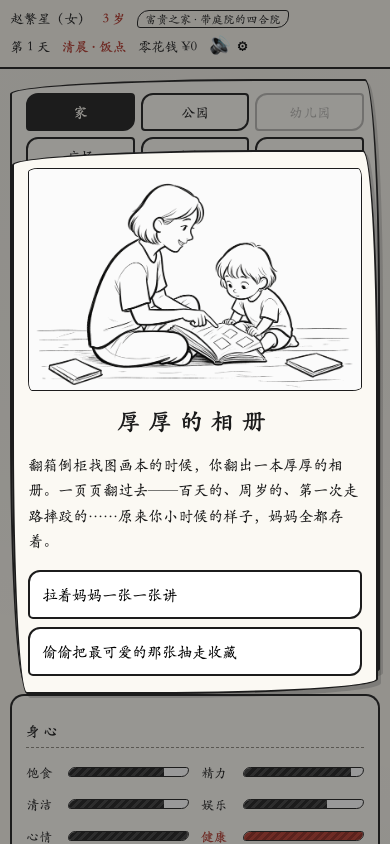
#> input picture _dev/shots/cg-shot-cg-album.png, 390 x 844 px; its folder holds 2 pictures in this run
$ python actor-retouch.py ../shots
#> lines starting #> are read from the running program, lines starting #| are printed output that depends on the picture; after the words box and inside, x2 and y2 are one past the last pixel; in counts of white or black regions, pixels touching at a corner belong together
#!/usr/bin/env python3
"""立绘修饰（对 sprites/ 成品统一后处理）：
1) 头发透明：头部区（内容顶部 35%）加大闭运算封口后填纸色——走路后半段发型轮廓缺口大，15x15 封不住
2) 嘴部浅线：darkness > 4 的线像素统一提到 >=145（墨色 floor），颜色不再不统一
3) 弱 alpha 线（weak/sick 的嘴与颤抖线）：alpha 提升 (a-10)*1.5
直接改 sprites/（git 已存档，可回退）"""
import os
import sys
import numpy as np
from PIL import Image
from scipy import ndimage

SRC = sys.argv[1] if len(sys.argv) > 1 else 'assets/actor/sprites'
PAPER = np.array([251, 249, 243], dtype=float)
INK = np.array([28, 28, 28], dtype=float)
PAPER_LUM = PAPER.mean()
DARK_FLOOR = 145.0   # 可见线的最低深度
HEAD_RATIO = 0.35    # 内容顶部 35% 视为头部区

for n in sorted(os.listdir(SRC)):
    if not n.endswith('.png'):
        continue
    p = os.path.join(SRC, n)
    a = np.asarray(Image.open(p).convert('RGBA')).astype(float)
    alpha = a[..., 3]
#> alpha: shape (844, 390) float64; every value is 255
    ys, xs = (alpha > 20).nonzero()
    t, b = ys.min(), ys.max()
#> t = 0; b = 843
    head_bottom = t + int((b - t) * HEAD_RATIO)
#> head_bottom = 295

    # --- 1) 头部区填纸色 ---
    zone = np.zeros(alpha.shape, dtype=bool)
    zone[t:head_bottom] = alpha[t:head_bottom] > 128
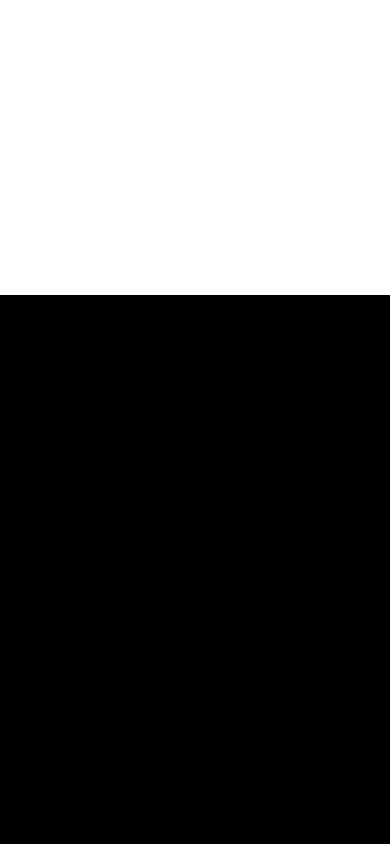
#> zone: shape (844, 390) bool; 35% white; 1 white region, box (x1, y1, x2, y2) and area: (0, 0, 390, 295) 115050
    closed = ndimage.binary_closing(zone, structure=np.ones((35, 35)))
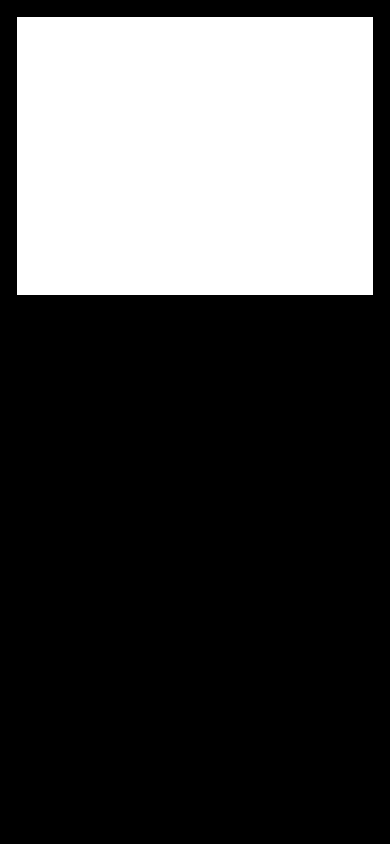
#> closed: shape (844, 390) bool; 30.1% white; 1 white region, box (x1, y1, x2, y2) and area: (17, 17, 373, 295) 98968
    filled = ndimage.binary_fill_holes(closed)
    add = filled & (alpha < 128)
#> add: shape (844, 390) bool; every value is 0
    added = int(add.sum())
#> added = 0
    alpha = np.where(filled, 255, alpha)
    for c in range(3):
        a[..., c] = np.where(add, PAPER[c], a[..., c])

    # --- 2)+3) 线深度 floor + 弱 alpha 提升 ---
    lum = a[..., :3].mean(2)
    d = PAPER_LUM - lum
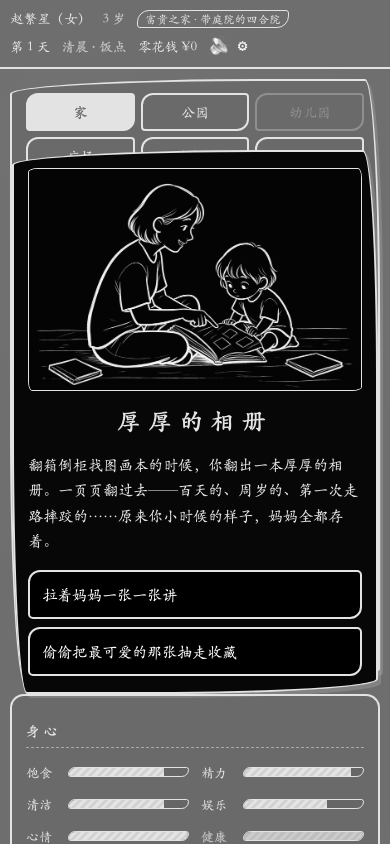
#> d: shape (844, 390) float64; min -7.33, max 247.7, mean 57.6; drawn with min black and max white
    lineish = (alpha > 15) & (d > 4)
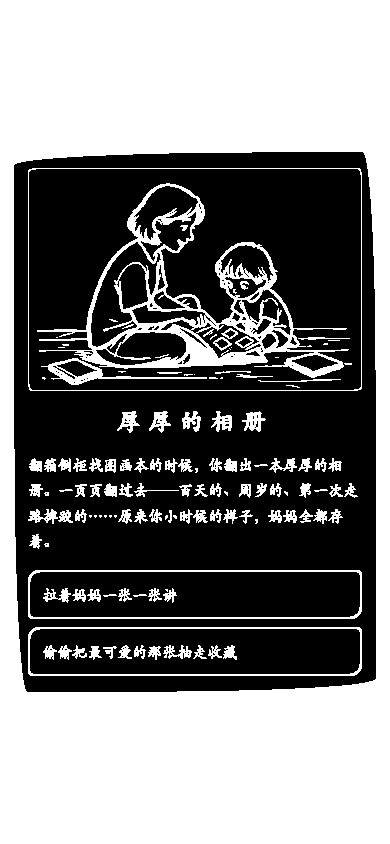
#> lineish: shape (844, 390) bool; 49.1% white; 132 white regions (37 under 20 px), largest, box (x1, y1, x2, y2) and area: (0, 0, 390, 844) 136828, (37, 183, 349, 378) 10385, (28, 570, 362, 619) 1537
    d_new = np.where(lineish, np.maximum(d, DARK_FLOOR), d)
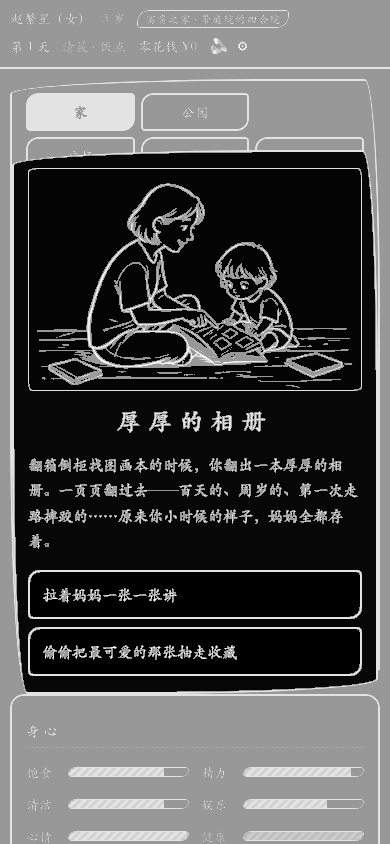
#> d_new: shape (844, 390) float64; min -7.33, max 247.7, mean 76.3; drawn with min black and max white
    ratio = np.clip(d_new, 0, 249) / 249.0
    for c in range(3):
        a[..., c] = np.where(alpha > 15, PAPER[c] * (1 - ratio) + INK[c] * ratio, a[..., c])
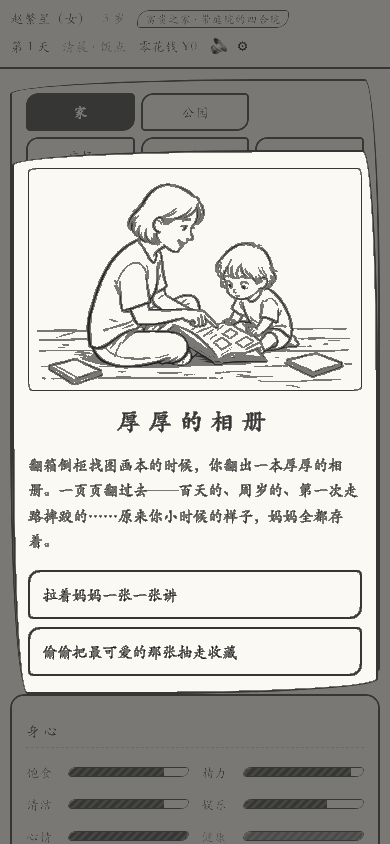
#> a: shape (844, 390, 4) float64; mean R, G, B, A 181.6, 180.2, 176.1, 255
    alpha = np.clip((alpha - 10) * 1.5, 0, 255)
    alpha[alpha < 15] = 0

    a[..., 3] = alpha
    Image.fromarray(a.astype(np.uint8), 'RGBA').save(p)
    print(n, 'head filled px:', added)
#| cg-shot-cg-album.png head filled px: 0
#> pass 2 of the loop `for n in sorted(os.listdir(SRC)):`:
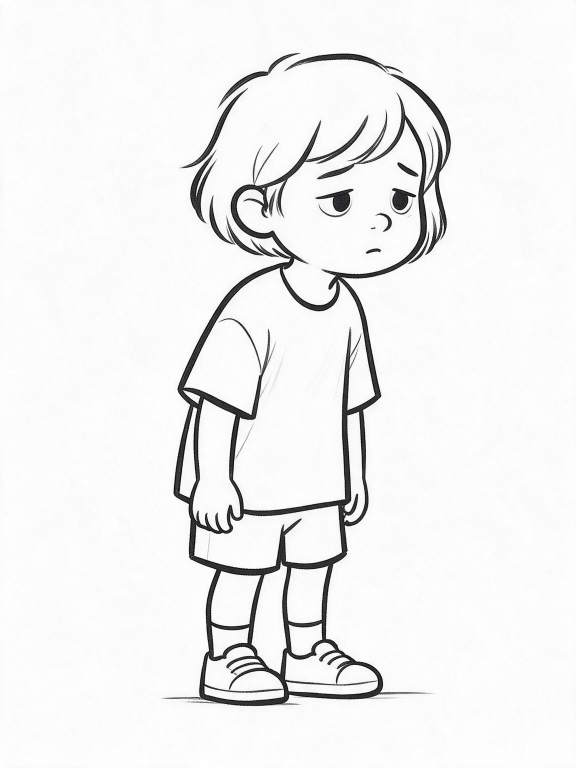
#> input picture _dev/shots/portrait-sad-src.png, 1728 x 2304 px (shown at 1/3 size)
#> alpha: shape (2304, 1728) float64; every value is 255
#> b = 2303
#> head_bottom = 806
#> `zone[t:head_bottom] = alpha[t:head_bottom] > 128`:
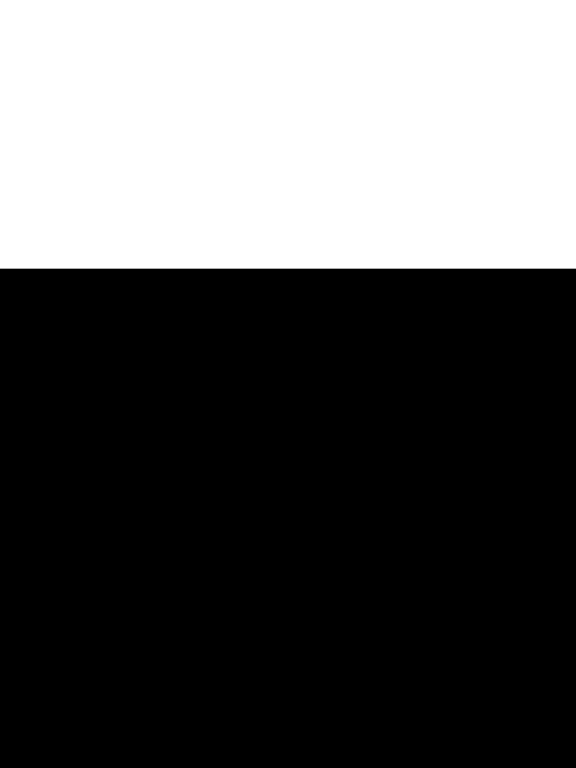
#> zone: shape (2304, 1728) bool (shown at 1/3 size); 35% white; 1 white region, box (x1, y1, x2, y2) and area: (0, 0, 1728, 806) 1392768
#> closed: shape (2304, 1728) bool; 33.6% white; 1 white region, box (x1, y1, x2, y2) and area: (17, 17, 1711, 806) 1336566
#> add: shape (2304, 1728) bool; every value is 0
#> lum: shape (2304, 1728) float64
#> d: shape (2304, 1728) float64
#> lineish: shape (2304, 1728) bool; 6.7% white; 5671 white regions (5648 under 20 px), largest, box (x1, y1, x2, y2) and area: (483, 160, 1354, 2120) 223905, (536, 158, 904, 672) 15621, (944, 566, 1062, 656) 4778
#> d_new: shape (2304, 1728) float64
#> ratio: shape (2304, 1728) float64
#> after the loop `for c in range(3):`:
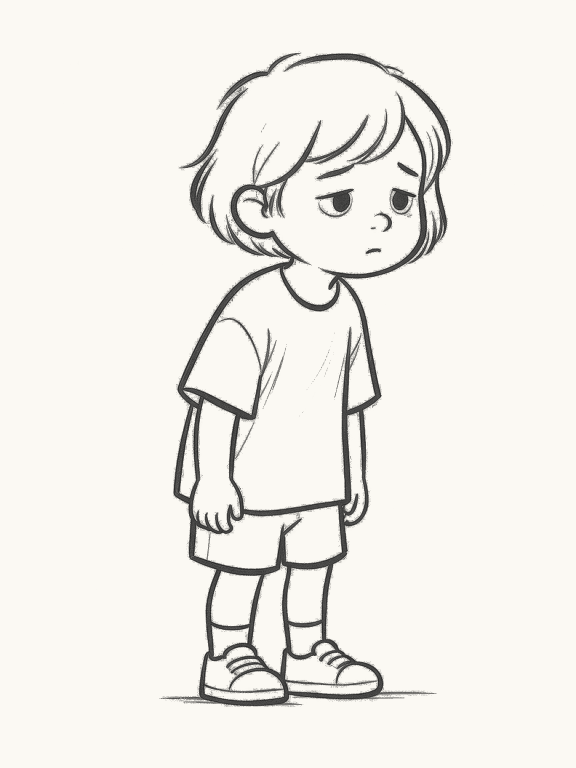
#> a: shape (2304, 1728, 4) float64 (shown at 1/3 size); mean R, G, B, A 239.8, 237.9, 232.2, 255
#| portrait-sad-src.png head filled px: 0
